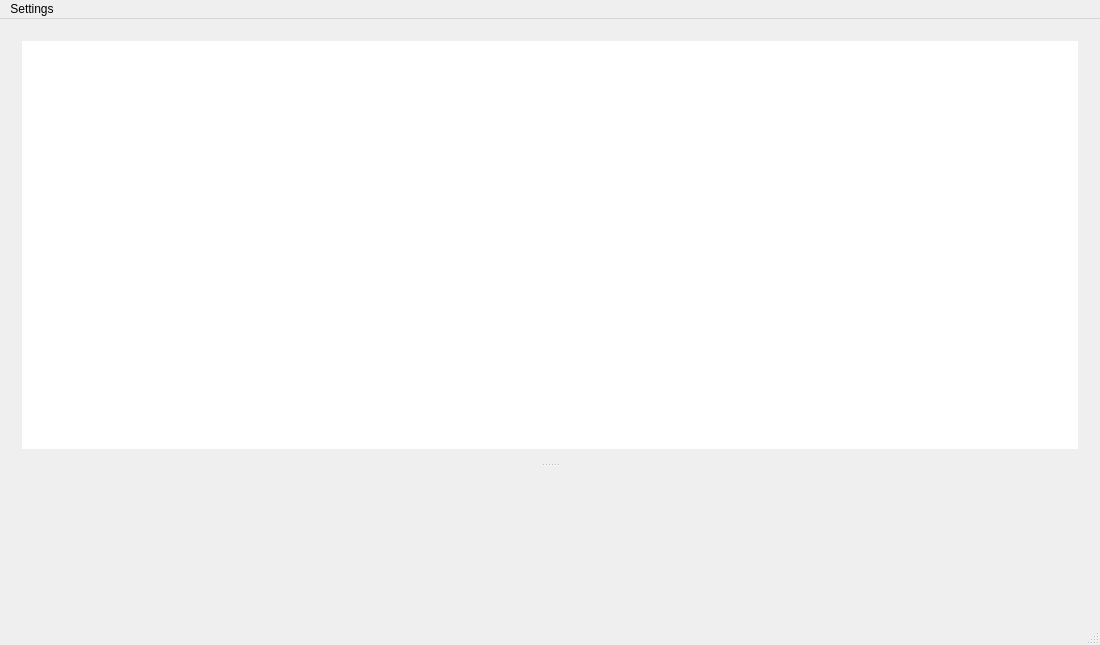
<?xml version="1.0" encoding="UTF-8"?>
<ui version="4.0">
 <class>MainWindow</class>
 <widget class="QMainWindow" name="MainWindow">
  <property name="geometry">
   <rect>
    <x>0</x>
    <y>0</y>
    <width>1100</width>
    <height>645</height>
   </rect>
  </property>
  <property name="windowTitle">
   <string>MainWindow</string>
  </property>
  <widget class="QWidget" name="centralwidget">
   <layout class="QVBoxLayout" name="mainLayout">
    <property name="spacing">
     <number>12</number>
    </property>
    <property name="leftMargin">
     <number>12</number>
    </property>
    <property name="topMargin">
     <number>12</number>
    </property>
    <property name="rightMargin">
     <number>12</number>
    </property>
    <property name="bottomMargin">
     <number>12</number>
    </property>
    <item>
     <widget class="QSplitter" name="splitter">
      <property name="orientation">
       <enum>Qt::Orientation::Vertical</enum>
      </property>
      <property name="childrenCollapsible">
       <bool>false</bool>
      </property>
      <property name="handleWidth">
       <number>12</number>
      </property>
      <widget class="QFrame" name="usersPanel">
       <property name="minimumSize">
        <size>
         <width>0</width>
         <height>160</height>
        </size>
       </property>
       <layout class="QVBoxLayout" name="usersLayout">
        <property name="spacing">
         <number>8</number>
        </property>
        <property name="leftMargin">
         <number>10</number>
        </property>
        <property name="topMargin">
         <number>10</number>
        </property>
        <property name="rightMargin">
         <number>10</number>
        </property>
        <property name="bottomMargin">
         <number>10</number>
        </property>
        <item>
         <widget class="QTableWidget" name="usersTable">
          <property name="frameShape">
           <enum>QFrame::Shape::NoFrame</enum>
          </property>
          <property name="editTriggers">
           <set>QAbstractItemView::EditTrigger::NoEditTriggers</set>
          </property>
          <property name="alternatingRowColors">
           <bool>true</bool>
          </property>
          <property name="selectionBehavior">
           <enum>QAbstractItemView::SelectionBehavior::SelectRows</enum>
          </property>
          <attribute name="horizontalHeaderStretchLastSection">
           <bool>true</bool>
          </attribute>
         </widget>
        </item>
       </layout>
      </widget>
      <widget class="QFrame" name="shellPanel">
       <property name="minimumSize">
        <size>
         <width>0</width>
         <height>140</height>
        </size>
       </property>
       <layout class="QVBoxLayout" name="shellLayout">
        <property name="spacing">
         <number>8</number>
        </property>
        <property name="leftMargin">
         <number>10</number>
        </property>
        <property name="topMargin">
         <number>10</number>
        </property>
        <property name="rightMargin">
         <number>10</number>
        </property>
        <property name="bottomMargin">
         <number>10</number>
        </property>
        <item>
         <widget class="QTabWidget" name="shellTabs">
          <property name="tabsClosable">
           <bool>true</bool>
          </property>
          <property name="movable">
           <bool>true</bool>
          </property>
          <property name="documentMode">
           <bool>true</bool>
          </property>
         </widget>
        </item>
       </layout>
      </widget>
     </widget>
    </item>
   </layout>
  </widget>
  <widget class="QMenuBar" name="menubar">
   <property name="geometry">
    <rect>
     <x>0</x>
     <y>0</y>
     <width>1100</width>
     <height>21</height>
    </rect>
   </property>
   <widget class="QMenu" name="menuSettings">
    <property name="title">
     <string>Settings</string>
    </property>
   </widget>
   <addaction name="menuSettings"/>
  </widget>
  <widget class="QStatusBar" name="statusbar"/>
 </widget>
 <resources/>
 <connections/>
</ui>
